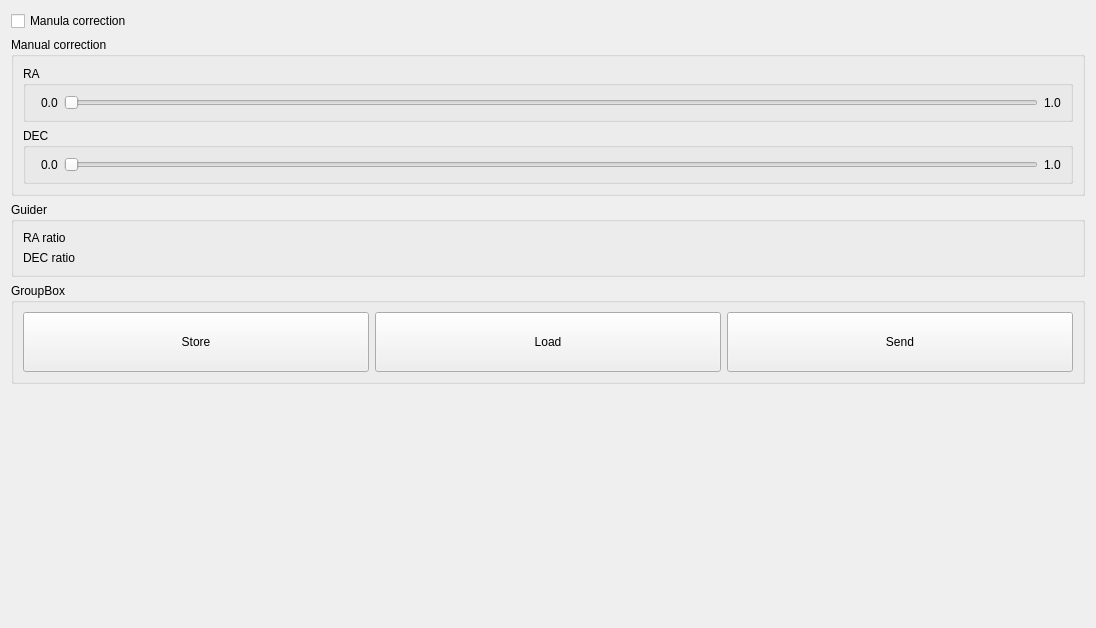
<?xml version="1.0" encoding="UTF-8"?>
<ui version="4.0">
 <class>tlinsWGuiderCorrections</class>
 <widget class="QWidget" name="tlinsWGuiderCorrections">
  <property name="geometry">
   <rect>
    <x>0</x>
    <y>0</y>
    <width>1096</width>
    <height>628</height>
   </rect>
  </property>
  <property name="windowTitle">
   <string>Form</string>
  </property>
  <layout class="QGridLayout" name="gridLayout">
   <item row="3" column="0">
    <widget class="QGroupBox" name="groupBox_5">
     <property name="title">
      <string>GroupBox</string>
     </property>
     <layout class="QHBoxLayout" name="horizontalLayout_3">
      <item>
       <widget class="QPushButton" name="pushButton_2">
        <property name="minimumSize">
         <size>
          <width>0</width>
          <height>60</height>
         </size>
        </property>
        <property name="text">
         <string>Store</string>
        </property>
       </widget>
      </item>
      <item>
       <widget class="QPushButton" name="pushButton">
        <property name="minimumSize">
         <size>
          <width>0</width>
          <height>60</height>
         </size>
        </property>
        <property name="text">
         <string>Load</string>
        </property>
       </widget>
      </item>
      <item>
       <widget class="QPushButton" name="pushButton_3">
        <property name="minimumSize">
         <size>
          <width>0</width>
          <height>60</height>
         </size>
        </property>
        <property name="text">
         <string>Send</string>
        </property>
       </widget>
      </item>
     </layout>
    </widget>
   </item>
   <item row="5" column="0">
    <spacer name="verticalSpacer">
     <property name="orientation">
      <enum>Qt::Vertical</enum>
     </property>
     <property name="sizeHint" stdset="0">
      <size>
       <width>20</width>
       <height>40</height>
      </size>
     </property>
    </spacer>
   </item>
   <item row="1" column="0">
    <widget class="QGroupBox" name="groupBox">
     <property name="title">
      <string>Manual correction</string>
     </property>
     <layout class="QGridLayout" name="gridLayout_2">
      <item row="0" column="0">
       <widget class="QGroupBox" name="groupBox_3">
        <property name="title">
         <string>RA</string>
        </property>
        <layout class="QHBoxLayout" name="horizontalLayout">
         <item>
          <widget class="tlinsWDecimalValue" name="raCorrection" native="true"/>
         </item>
         <item>
          <widget class="QLabel" name="label_5">
           <property name="text">
            <string>0.0</string>
           </property>
          </widget>
         </item>
         <item>
          <widget class="QSlider" name="horizontalSlider">
           <property name="maximum">
            <number>10000</number>
           </property>
           <property name="orientation">
            <enum>Qt::Horizontal</enum>
           </property>
          </widget>
         </item>
         <item>
          <widget class="QLabel" name="label_6">
           <property name="text">
            <string>1.0</string>
           </property>
          </widget>
         </item>
        </layout>
       </widget>
      </item>
      <item row="1" column="0">
       <widget class="QGroupBox" name="groupBox_4">
        <property name="title">
         <string>DEC</string>
        </property>
        <layout class="QHBoxLayout" name="horizontalLayout_2">
         <item>
          <widget class="tlinsWDecimalValue" name="decCorrection" native="true"/>
         </item>
         <item>
          <widget class="QLabel" name="label">
           <property name="text">
            <string>0.0</string>
           </property>
          </widget>
         </item>
         <item>
          <widget class="QSlider" name="horizontalSlider_2">
           <property name="maximum">
            <number>10000</number>
           </property>
           <property name="orientation">
            <enum>Qt::Horizontal</enum>
           </property>
          </widget>
         </item>
         <item>
          <widget class="QLabel" name="label_7">
           <property name="text">
            <string>1.0</string>
           </property>
          </widget>
         </item>
        </layout>
       </widget>
      </item>
     </layout>
    </widget>
   </item>
   <item row="2" column="0">
    <widget class="QGroupBox" name="groupBox_2">
     <property name="title">
      <string>Guider</string>
     </property>
     <layout class="QGridLayout" name="gridLayout_3">
      <item row="0" column="1">
       <widget class="tlinsWDecimalValue" name="raRatio" native="true"/>
      </item>
      <item row="1" column="0">
       <widget class="QLabel" name="label_3">
        <property name="text">
         <string>DEC ratio</string>
        </property>
       </widget>
      </item>
      <item row="1" column="1">
       <widget class="tlinsWDecimalValue" name="decRatio" native="true"/>
      </item>
      <item row="0" column="0">
       <widget class="QLabel" name="label_2">
        <property name="text">
         <string>RA ratio</string>
        </property>
       </widget>
      </item>
     </layout>
    </widget>
   </item>
   <item row="0" column="0">
    <widget class="QCheckBox" name="checkBox">
     <property name="text">
      <string>Manula correction</string>
     </property>
    </widget>
   </item>
  </layout>
 </widget>
 <customwidgets>
  <customwidget>
   <class>tlinsWDecimalValue</class>
   <extends>QWidget</extends>
   <header location="global">tlinswdecimalvalue.h</header>
   <container>1</container>
  </customwidget>
 </customwidgets>
 <resources/>
 <connections/>
</ui>
